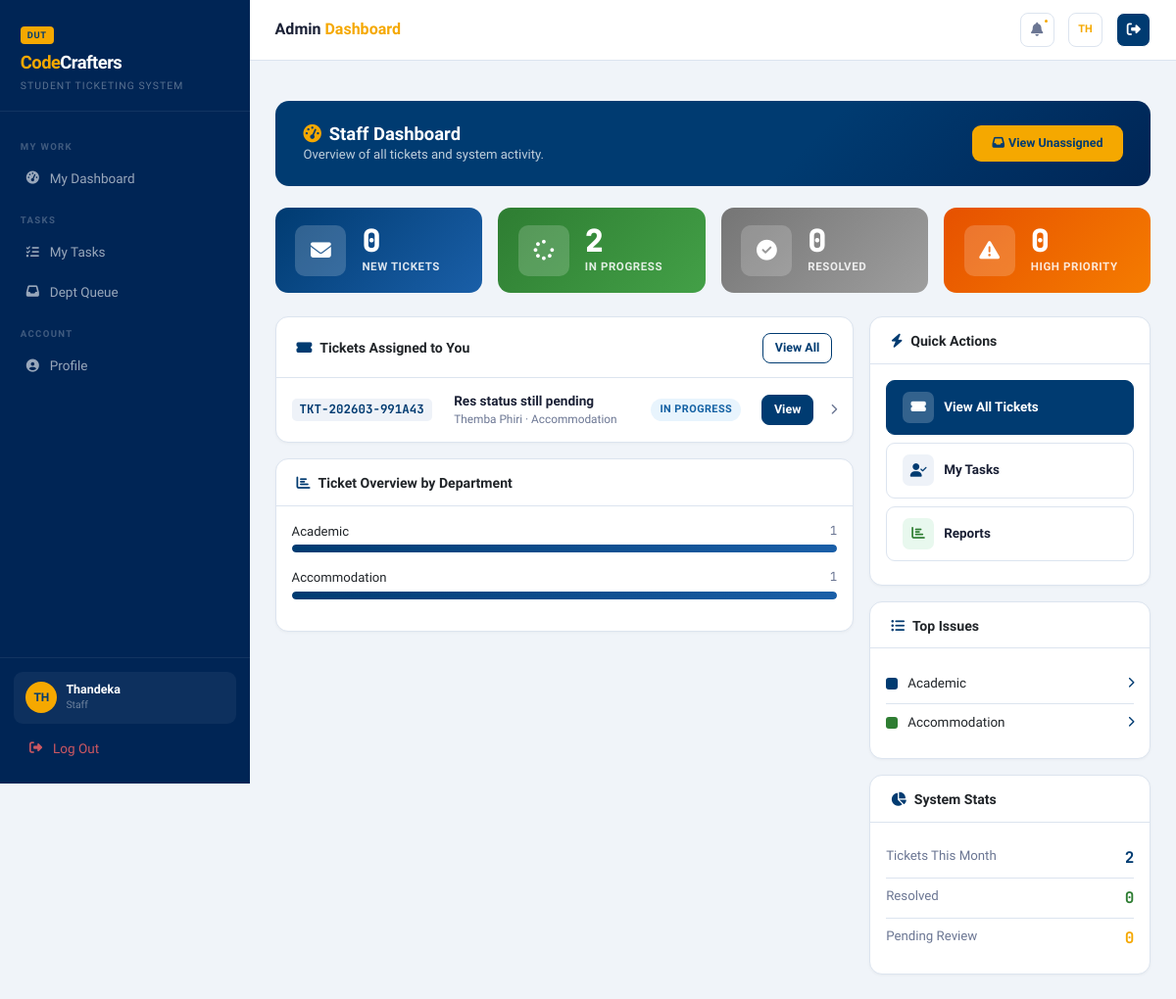
/admin/dashboard (signed in), run on the app's committed database.
### tables this page shows
CREATE TABLE users (
        id            INTEGER PRIMARY KEY AUTOINCREMENT,
        student_no    TEXT UNIQUE,
        full_name     TEXT NOT NULL,
        email         TEXT UNIQUE NOT NULL,
        phone         TEXT,
        password_hash TEXT NOT NULL,
        role          TEXT NOT NULL DEFAULT 'student',
        department_id INTEGER,
        is_active     INTEGER NOT NULL DEFAULT 1,
        created_at    TEXT NOT NULL,
        FOREIGN KEY(department_id) REFERENCES departments(id)
    );

CREATE TABLE tickets (
        id            INTEGER PRIMARY KEY AUTOINCREMENT,
        ticket_no     TEXT UNIQUE NOT NULL,
        student_id    INTEGER NOT NULL,
        department_id INTEGER NOT NULL,
        assigned_to   INTEGER,
        subject       TEXT NOT NULL,
        description   TEXT NOT NULL,
        priority      TEXT NOT NULL DEFAULT 'Medium',
        status        TEXT NOT NULL DEFAULT 'Pending',
        is_anonymous  INTEGER NOT NULL DEFAULT 0,
        created_at    TEXT NOT NULL,
        updated_at    TEXT NOT NULL,
        resolved_at   TEXT,
        rating        INTEGER,
        rating_comment TEXT,
        FOREIGN KEY(student_id)    REFERENCES users(id),
        FOREIGN KEY(department_id) REFERENCES departments(id),
        FOREIGN KEY(assigned_to)   REFERENCES users(id)
    );

CREATE TABLE departments (
        id    INTEGER PRIMARY KEY AUTOINCREMENT,
        name  TEXT UNIQUE NOT NULL,
        email TEXT,
        head  TEXT
    );

### app.py (the view)
@app.route('/admin')
@app.route('/admin/dashboard')
@login_required
@staff_required
def admin_dashboard():
    u = current_user()
    db = get_db()
    stats = {
        'total':       db.execute("SELECT COUNT(*) FROM tickets").fetchone()[0],
        'pending':     db.execute("SELECT COUNT(*) FROM tickets WHERE status='Pending'").fetchone()[0],
        'in_progress': db.execute("SELECT COUNT(*) FROM tickets WHERE status='In Progress'").fetchone()[0],
        'resolved':    db.execute("SELECT COUNT(*) FROM tickets WHERE status IN ('Resolved','Closed')").fetchone()[0],
        'urgent':      db.execute("SELECT COUNT(*) FROM tickets WHERE priority='Urgent'").fetchone()[0],
    }
    dept_filter = ""
    params = []
    if u['role'] == 'staff' and u['department_id']:
        dept_filter = " WHERE t.department_id=?"; params = [u['department_id']]
    recent = db.execute(f"""SELECT t.*, d.name as dept_name, s.full_name as student_name,
                                   a.full_name as assignee_name
                            FROM tickets t JOIN departments d ON t.department_id=d.id
                            JOIN users s ON t.student_id=s.id LEFT JOIN users a ON t.assigned_to=a.id
                            {dept_filter}
                            ORDER BY t.created_at DESC LIMIT 10""", params).fetchall()
    dept_stats = db.execute("""SELECT d.name, COUNT(t.id) as cnt FROM departments d
                               LEFT JOIN tickets t ON t.department_id=d.id
                               GROUP BY d.id ORDER BY cnt DESC""").fetchall()
    db.close()
    return render_template('admin/dashboard.html', stats=stats, recent=recent, dept_stats=dept_stats)

### templates/admin/dashboard.html (shortened to what this page needs)
{% extends 'base.html' %}
{% block page_title %}Admin <span>Dashboard</span>{% endblock %}
{% block content %}
<div class="welcome-bar">
  <div>
    <h5><i class="fas fa-tachometer-alt me-2" style="color:#F5A800"></i>Staff Dashboard</h5>
    <p>Overview of all tickets and system activity.</p>
  </div>
  <a href="{{ url_for('admin_tickets') }}?assigned=unassigned" class="btn btn-sm" style="background:#F5A800;color:#003B71;font-weight:700;border-radius:9px;padding:.5rem 1.2rem;">
    <i class="fas fa-inbox me-1"></i>View Unassigned
  </a>
</div>
<div class="row g-3 mb-4">
  <div class="col-6 col-md-3">
    <div class="stat-block" style="background:linear-gradient(135deg,#003B71,#1a5fa8)">
      <div class="sb-icon"><i class="fas fa-envelope"></i></div>
      <div><div class="sb-val">{{ stats.pending }}</div><div class="sb-lbl">New Tickets</div></div>
    </div>
  </div>
  <div class="col-6 col-md-3">
    <div class="stat-block" style="background:linear-gradient(135deg,#2e7d32,#43a047)">
      <div class="sb-icon"><i class="fas fa-spinner"></i></div>
      <div><div class="sb-val">{{ stats.in_progress }}</div><div class="sb-lbl">In Progress</div></div>
    </div>
  </div>
  <div class="col-6 col-md-3">
    <div class="stat-block" style="background:linear-gradient(135deg,#757575,#9e9e9e)">
      <div class="sb-icon"><i class="fas fa-check-circle"></i></div>
      <div><div class="sb-val">{{ stats.resolved }}</div><div class="sb-lbl">Resolved</div></div>
    </div>
  </div>
  <div class="col-6 col-md-3">
    <div class="stat-block" style="background:linear-gradient(135deg,#e65100,#f57c00)">
      <div class="sb-icon"><i class="fas fa-exclamation-triangle"></i></div>
      <div><div class="sb-val">{{ stats.urgent }}</div><div class="sb-lbl">High Priority</div></div>
    </div>
  </div>
</div>
<div class="row g-3">
  <div class="col-lg-8">
    <div class="card mb-3">
      <div class="card-head">
        <h6><i class="fas fa-ticket-alt me-2" style="color:#003B71"></i>Tickets Assigned to You</h6>
        <a href="{{ url_for('admin_tickets') }}" class="btn btn-sm btn-outline-primary">View All</a>
      </div>
      <div class="card-body p-0">
        {% if recent %}
          {% for t in recent[:6] %}
          <div class="ticket-row">
            <span class="ticket-tno">{{ t['ticket_no'] }}</span>
            <div style="flex:1;min-width:0;margin:0 .6rem">
              <div style="font-size:.85rem;font-weight:600;color:var(--text)">{{ t['subject'][:42] }}{% if t['subject']|length>42 %}…{% endif %}</div>
              <div style="font-size:.74rem;color:var(--muted)">
                {% if t['is_anonymous'] %}<i class="fas fa-user-secret me-1"></i>Anonymous{% else %}{{ t['student_name'] }}{% endif %}
                · {{ t['dept_name'] }}
              </div>
            </div>
            <span class="st-badge st-{{ t['status'].replace(' ','-') }} me-2">{{ t['status'] }}</span>
            <a href="{{ url_for('admin_view_ticket', tno=t['ticket_no']) }}" class="btn btn-primary btn-sm">View</a>
            <i class="fas fa-chevron-right ms-1" style="font-size:.7rem;color:var(--muted)"></i>
          </div>
          {% endfor %}
        {% else %}
        <div class="empty-st"><i class="fas fa-inbox d-block"></i><p style="font-size:.88rem">No tickets yet</p></div>
        {% endif %}
      </div>
    </div>
    <div class="card">
      <div class="card-head"><h6><i class="fas fa-chart-bar me-2" style="color:#003B71"></i>Ticket Overview by Department</h6></div>
      <div class="card-body">
        {% set max_d = dept_stats|map(attribute='cnt')|max if dept_stats else 1 %}
        {% for d in dept_stats %}{% if d['cnt'] > 0 %}
        <div class="mb-3">
          <div class="d-flex justify-content-between mb-1">
            <span style="font-size:.82rem;font-weight:500">{{ d['name'] }}</span>
            <span style="font-size:.78rem;color:var(--muted);font-family:'JetBrains Mono',monospace">{{ d['cnt'] }}</span>
          </div>
          <div style="height:8px;background:var(--border);border-radius:4px;overflow:hidden">
            <div style="height:100%;background:linear-gradient(90deg,#003B71,#1a5fa8);border-radius:4px;width:{{ ((d['cnt']/max_d)*100)|round|int }}%;transition:width .4s"></div>
          </div>
        </div>
        {% endif %}{% endfor %}
      </div>
    </div>
  </div>
  <div class="col-lg-4">
    <div class="card mb-3">
      <div class="card-head"><h6><i class="fas fa-bolt me-2" style="color:#003B71"></i>Quick Actions</h6></div>
      <div class="card-body">
        <a href="{{ url_for('admin_tickets') }}" class="qa-btn qa-btn-primary">
          <div class="qa-ic" style="background:rgba(255,255,255,.2)"><i class="fas fa-ticket-alt"></i></div>View All Tickets
        </a>
        <a href="{{ url_for('admin_tickets') }}?assigned=me" class="qa-btn">
          <div class="qa-ic" style="background:#eef2f8;color:#003B71"><i class="fas fa-user-check"></i></div>My Tasks
        </a>
        <a href="{{ url_for('admin_reports') }}" class="qa-btn">
          <div class="qa-ic" style="background:#e8f8ee;color:#2e7d32"><i class="fas fa-chart-bar"></i></div>Reports
        </a>
      </div>
    </div>
    <div class="card mb-3">
      <div class="card-head"><h6><i class="fas fa-list-ul me-2" style="color:#003B71"></i>Top Issues</h6></div>
      <div class="card-body">
        {% set colors = ['#003B71','#2e7d32','#e65100','#F5A800','#757575'] %}
        {% for d in dept_stats[:5] %}{% if d['cnt'] > 0 %}
        <div class="top-issue">
          <div class="ti-dot" style="background:{{ colors[loop.index0] }}"></div>
          <span style="flex:1">{{ d['name'] }}</span>
          <a href="{{ url_for('admin_tickets') }}?dept={{ d['id'] }}" style="font-size:.7rem;color:#003B71;text-decoration:none;font-weight:600"><i class="fas fa-chevron-right"></i></a>
        </div>
        {% endif %}{% endfor %}
      </div>
    </div>
    <div class="card">
      <div class="card-head"><h6><i class="fas fa-chart-pie me-2" style="color:#003B71"></i>System Stats</h6></div>
      <div class="card-body">
        <div class="d-flex justify-content-between py-2" style="border-bottom:1px solid var(--border)">
          <span style="font-size:.83rem;color:var(--muted)">Tickets This Month</span>
          <span style="font-family:'JetBrains Mono',monospace;font-weight:700;color:#003B71">{{ stats.total }}</span>
        </div>
        <div class="d-flex justify-content-between py-2" style="border-bottom:1px solid var(--border)">
          <span style="font-size:.83rem;color:var(--muted)">Resolved</span>
          <span style="font-family:'JetBrains Mono',monospace;font-weight:700;color:#2e7d32">{{ stats.resolved }}</span>
        </div>
        <div class="d-flex justify-content-between py-2">
          <span style="font-size:.83rem;color:var(--muted)">Pending Review</span>
          <span style="font-family:'JetBrains Mono',monospace;font-weight:700;color:#F5A800">{{ stats.pending }}</span>
        </div>
      </div>
    </div>
  </div>
</div>
{% endblock %}

### templates/base.html (shortened to what this page needs)
<!DOCTYPE html>
<html lang="en">
<head>
<link href="https://cdn.jsdelivr.net/npm/bootstrap@5.3.2/dist/css/bootstrap.min.css" rel="stylesheet">
<link href="https://cdnjs.cloudflare.com/ajax/libs/font-awesome/6.5.0/css/all.min.css" rel="stylesheet">
</head>
<body>
{% if cu %}
<aside class="sidebar" id="sidebar">
  <div class="sb-brand">
    <div class="sb-dut-badge">DUT</div>
    <div class="sb-logo"><span>Code</span>Crafters</div>
    <div class="sb-tagline">Student Ticketing System</div>
  </div>
  <nav class="sb-nav">
    {% if cu['role'] in ('staff','superadmin') %}
    {% if cu['role'] == 'staff' %}
    <div class="sb-section">My Work</div>
    <a href="{{ url_for('staff_dashboard') }}" class="sb-link {% if request.endpoint=='staff_dashboard' %}active{% endif %}">
      <span class="sb-icon"><i class="fas fa-tachometer-alt"></i></span>My Dashboard
    </a>
    <div class="sb-section">Tasks</div>
    <a href="{{ url_for('staff_dashboard') }}#my-tasks" class="sb-link {% if request.endpoint in ('staff_ticket',) %}active{% endif %}">
      <span class="sb-icon"><i class="fas fa-tasks"></i></span>My Tasks
    </a>
    <a href="{{ url_for('staff_dashboard') }}#dept-queue" class="sb-link">
      <span class="sb-icon"><i class="fas fa-inbox"></i></span>Dept Queue
    </a>
    <div class="sb-section">Account</div>
    <a href="{{ url_for('profile') }}" class="sb-link {% if request.endpoint=='profile' %}active{% endif %}">
      <span class="sb-icon"><i class="fas fa-user-circle"></i></span>Profile
    </a>
    {% endif %}
    {% endif %}
  </nav>
  <div class="sb-footer">
    <div class="uc">
      <div class="uc-av">{{ cu['full_name'][:2].upper() }}</div>
      <div><div class="uc-name">{{ cu['full_name'].split()[0] }}</div><div class="uc-role">{{ cu['role'] }}</div></div>
    </div>
    <a href="{{ url_for('logout') }}" class="sb-link" style="color:rgba(255,100,100,.8)">
      <span class="sb-icon"><i class="fas fa-sign-out-alt"></i></span>Log Out
    </a>
  </div>
</aside>
<div class="main">
  <div class="topbar">
    <div class="topbar-title">{% block page_title %}Dashboard{% endblock %}</div>
    <a href="#notifPanel" class="tb-btn" data-bs-toggle="offcanvas">
      <i class="fas fa-bell" style="font-size:.88rem"></i>
      {% if unread>0 %}<span class="ndot"></span>{% endif %}
    </a>
    <a href="{{ url_for('profile') if cu['role']=='student' else url_for('admin_dashboard') }}" class="tb-btn">
      <span style="font-size:.68rem;font-weight:800;color:#F5A800">{{ cu['full_name'][:2].upper() }}</span>
    </a>
    <a href="{{ url_for('logout') }}" class="tb-btn" title="Logout" style="border-color:#fff;background:#003B71;color:#fff;">
      <i class="fas fa-sign-out-alt" style="font-size:.88rem"></i>
    </a>
  </div>
  <div class="px-4 pt-3">
  </div>
  <div class="page-body">{% block content %}{% endblock %}</div>
</div>
{% endif %}
</body>
</html>

### data on the page
users: full_name "TH", full_name "Thandeka", role "Staff"
tickets: ticket_no "TKT-202603-991A43", subject "Res status still pending", student_name "Themba Phiri", dept_name "Accommodation", status "IN PROGRESS"
departments: name "Academic", cnt "1", {{ ((d['cnt']/max_d)*100)|round|int }} 100 (drawn)
departments: name "Accommodation", cnt "1", {{ ((d['cnt']/max_d)*100)|round|int }} 100 (drawn)

### other printed values
{{ stats.pending }} "0"
{{ stats.in_progress }} "2"
{{ stats.resolved }} "0"
{{ stats.urgent }} "0"
{{ stats.total }} "2"
